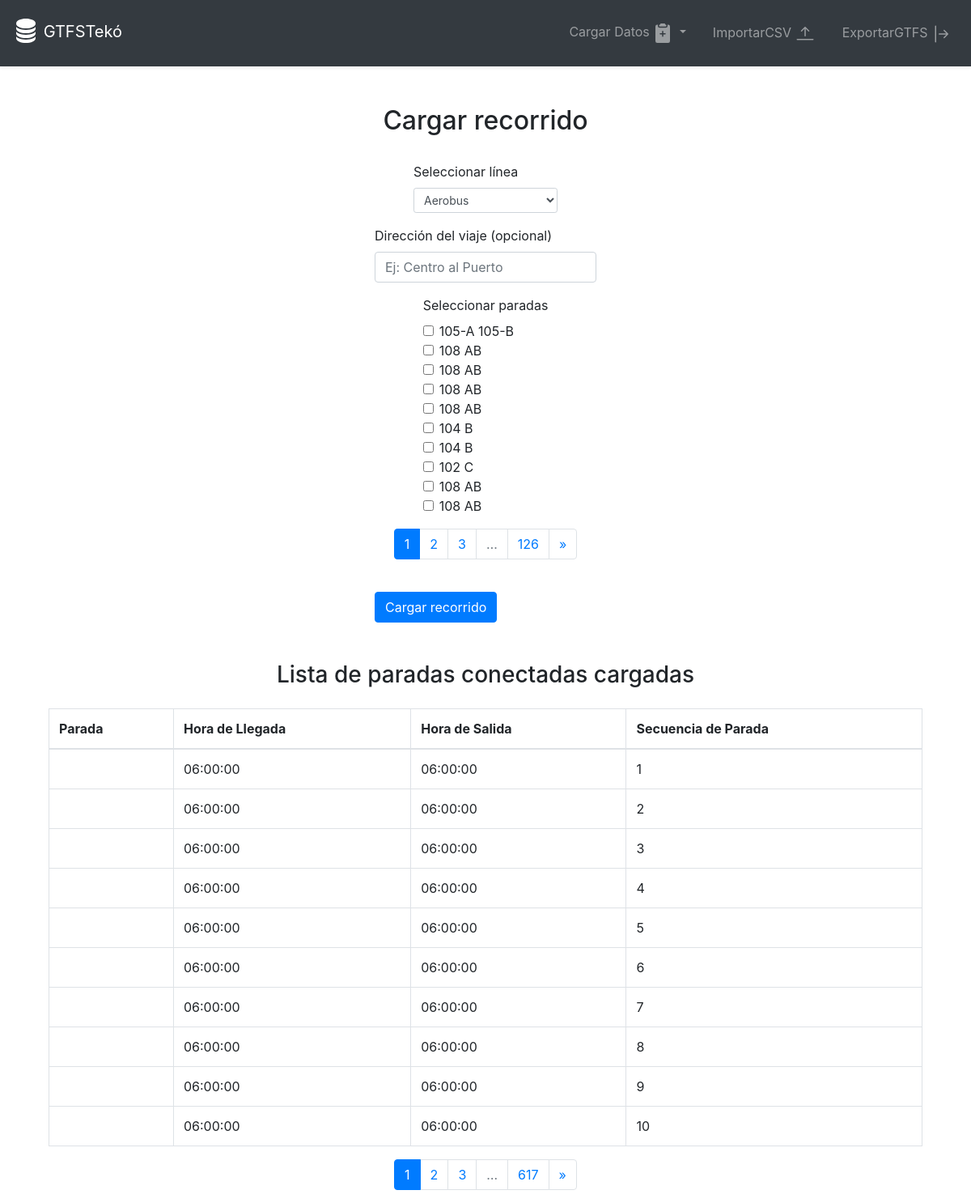
/gtfs/cargar_recorrido, run on the app's committed database.
### models/models.py (models this page shows)
class Stop(db.Model):
    stop_id = db.Column(db.Integer, primary_key=True)
    stop_name = db.Column(db.String(100), nullable=False)
    stop_lat = db.Column(db.Float, nullable=False)
    stop_lon = db.Column(db.Float, nullable=False)
    stop_desc = db.Column(db.String(100))

class StopTime(db.Model):
    trip_id = db.Column(db.Integer, db.ForeignKey('trip.trip_id'), primary_key=True)
    stop_id = db.Column(db.Integer, db.ForeignKey('stop.stop_id'))
    arrival_time = db.Column(db.String(8), nullable=False)
    departure_time = db.Column(db.String(8), nullable=False)
    stop_sequence = db.Column(db.Integer, nullable=False, primary_key=True)
    stop_lat = db.Column(db.Float, nullable=False)
    stop_lon = db.Column(db.Float, nullable=False)

### routes/recorrido_routes.py (the view, shortened to what this page needs)
@gtfs_bp.route('/cargar_recorrido', methods=['GET', 'POST'])
def cargar_recorrido():
    page = request.args.get('page', 1, type=int)
    stops_pagination = Stop.query.paginate(page=page, per_page=10)
    stop_times_page = request.args.get('stop_times_page', 1, type=int)
    stop_times_pagination = StopTime.query.paginate(page=stop_times_page, per_page=10)
    routes = Route.query.all()
    return render_template('cargar_recorrido.html',
                           routes=routes,
                           stops=stops_pagination,
                           stop_times=stop_times_pagination)

### templates/cargar_recorrido.html (shortened to what this page needs)
{% extends "base.html" %}
{% block content %}
<div class="container mt-5 d-flex align-items-center flex-column">
    <h2 class="text-center">Cargar recorrido</h2>
    <form method="POST" action="{{ url_for('gtfs.cargar_recorrido') }}" class="mt-4">
        <div class="d-flex justify-content-center">
            <div class="form-group">
                <label for="route_id">Seleccionar línea</label>
                <select class="form-control form-control-sm" id="route_id" name="route_id" required>
                    {% for route in routes %}
                    <option value="{{ route.route_id }}">{{ route.route_long_name }}</option>
                    {% endfor %}
                </select>
            </div>
        </div>
        <div class="d-flex justify-content-center">
            <div class="form-group">
                <label for="trip_headsign">Dirección del viaje (opcional)</label>
                <input type="text" class="form-control" id="trip_headsign" name="trip_headsign" placeholder="Ej: Centro al Puerto">
            </div>
        </div>
        <div class="d-flex justify-content-center">
            <div class="form-group">
                <label for="stops">Seleccionar paradas</label>
                <div class="form-check">
                    {% for stop in stops.items %}
                    <input type="checkbox" class="form-check-input stop-checkbox" id="stop_{{ stop.stop_id }}" name="stop_ids" value="{{ stop.stop_id }}">
                    <label class="form-check-label" for="stop_{{ stop.stop_id }}">{{ stop.stop_name }}</label><br>
                    {% endfor %}
                </div>
            </div>
        </div>
<nav aria-label="Page navigation">
    <ul class="pagination justify-content-center">
        {% for page_num in stops.iter_pages(left_edge=1, right_edge=1, left_current=2, right_current=2) %}
            {% if page_num %}
                <li class="page-item {% if page_num == stops.page %}active{% endif %}">
                    <a class="page-link" href="{{ url_for('gtfs.cargar_recorrido', page=page_num) }}">{{ page_num }}</a>
                </li>
            {% else %}
                <li class="page-item disabled"><span class="page-link">…</span></li>
            {% endif %}
        {% endfor %}
        {% if stops.has_next %}
        <li class="page-item">
            <a class="page-link" href="{{ url_for('gtfs.cargar_recorrido', page=stops.next_num) }}" aria-label="Next">
                <span aria-hidden="true">&raquo;</span>
            </a>
        </li>
        {% endif %}
    </ul>
</nav>
        <button type="submit" class="btn btn-primary mt-4">Cargar recorrido</button>
    </form>
    <h3 class="mt-5">Lista de paradas conectadas cargadas</h3>
<table class="table table-bordered mt-3">
    <thead>
        <tr>
            <th>Parada</th>
            <th>Hora de Llegada</th>
            <th>Hora de Salida</th>
            <th>Secuencia de Parada</th>
        </tr>
    </thead>
    <tbody>
        {% for stop_time in stop_times.items %}
        <tr>
            <td>
            </td>
            <td>{{ stop_time.arrival_time }}</td>
            <td>{{ stop_time.departure_time }}</td>
            <td>{{ stop_time.stop_sequence }}</td>
        </tr>
        {% endfor %}
    </tbody>
</table>
<nav aria-label="Page navigation">
    <ul class="pagination justify-content-center">
        {% for page_num in stop_times.iter_pages(left_edge=1, right_edge=1, left_current=2, right_current=2) %}
            {% if page_num %}
                <li class="page-item {% if page_num == stop_times.page %}active{% endif %}">
                    <a class="page-link" href="{{ url_for('gtfs.cargar_recorrido', stop_times_page=page_num) }}">{{ page_num }}</a>
                </li>
            {% else %}
                <li class="page-item disabled"><span class="page-link">…</span></li>
            {% endif %}
        {% endfor %}
        {% if stop_times.has_next %}
        <li class="page-item">
            <a class="page-link" href="{{ url_for('gtfs.cargar_recorrido', stop_times_page=stop_times.next_num) }}" aria-label="Next">
                <span aria-hidden="true">&raquo;</span>
            </a>
        </li>
        {% endif %}
    </ul>
</nav>
{% endblock %}

### data on the page
Stop: stop_name "105-A 105-B"
Stop: stop_name "108 AB"
Stop: stop_name "108 AB"
Stop: stop_name "108 AB"
Stop: stop_name "108 AB"
Stop: stop_name "104 B"
Stop: stop_name "104 B"
Stop: stop_name "102 C"
Stop: stop_name "108 AB"
Stop: stop_name "108 AB"
StopTime: arrival_time "06:00:00", departure_time "06:00:00", stop_sequence "1"
StopTime: arrival_time "06:00:00", departure_time "06:00:00", stop_sequence "2"
StopTime: arrival_time "06:00:00", departure_time "06:00:00", stop_sequence "3"
StopTime: arrival_time "06:00:00", departure_time "06:00:00", stop_sequence "4"
StopTime: arrival_time "06:00:00", departure_time "06:00:00", stop_sequence "5"
StopTime: arrival_time "06:00:00", departure_time "06:00:00", stop_sequence "6"
StopTime: arrival_time "06:00:00", departure_time "06:00:00", stop_sequence "7"
StopTime: arrival_time "06:00:00", departure_time "06:00:00", stop_sequence "8"
StopTime: arrival_time "06:00:00", departure_time "06:00:00", stop_sequence "9"
StopTime: arrival_time "06:00:00", departure_time "06:00:00", stop_sequence "10"

### other printed values
{{ page_num }} "1" "2" "3" "126"
{{ page_num }} "1" "2" "3" "617"
form field route_id "Aerobus"
